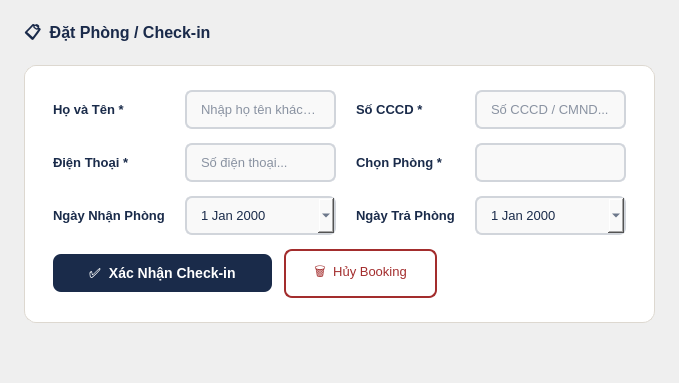
         <widget class="QWidget" name="pg_checkin">
          <layout class="QVBoxLayout" name="checkinPageLayout">
           <property name="spacing">
            <number>16</number>
           </property>
           <property name="leftMargin">
            <number>24</number>
           </property>
           <property name="topMargin">
            <number>20</number>
           </property>
           <property name="rightMargin">
            <number>24</number>
           </property>
           <property name="bottomMargin">
            <number>20</number>
           </property>
           <item>
            <widget class="QLabel" name="lbl_checkin_page_title">
             <property name="styleSheet">
              <string notr="true">color: #1A2A4A; font-size: 16px; font-weight: bold; border: none;</string>
             </property>
             <property name="text">
              <string>📋  Đặt Phòng / Check-in</string>
             </property>
            </widget>
           </item>
           <item>
            <widget class="QFrame" name="fra_checkin_form">
             <property name="styleSheet">
              <string notr="true">QFrame#fra_checkin_form {
    background-color: #FFFFFF;
    border: 1px solid #DDD8D0;
    border-radius: 12px;
}
QLabel {
    color: #1A2B4A;
    font-size: 13px;
    font-weight: bold;
    border: none;
    background: transparent;
}
QLineEdit, QComboBox, QDateEdit {
    background-color: #F9F9F9;
    border: 1.5px solid #D1D5DB;
    border-radius: 7px;
    padding: 9px 12px;
    font-size: 13px;
    color: #1A2B4A;
}
QLineEdit:focus, QDateEdit:focus {
    border: 1.5px solid #C9A84C;
    background-color: #FFFEF9;
}
QComboBox:focus { border: 1.5px solid #C9A84C; }
QComboBox::drop-down { border: none; width: 26px; }
QComboBox QAbstractItemView {
    background: #FFF; border: 1px solid #1A2B4A;
    selection-background-color: #EAF2FB; color: #1A2B4A;
}
              </string>
             </property>
             <property name="frameShape">
              <enum>QFrame::NoFrame</enum>
             </property>
             <layout class="QGridLayout" name="checkinGrid">
              <property name="leftMargin">
               <number>28</number>
              </property>
              <property name="topMargin">
               <number>24</number>
              </property>
              <property name="rightMargin">
               <number>28</number>
              </property>
              <property name="bottomMargin">
               <number>24</number>
              </property>
              <property name="horizontalSpacing">
               <number>20</number>
              </property>
              <property name="verticalSpacing">
               <number>14</number>
              </property>
              <item row="0" column="0">
               <widget class="QLabel" name="lbl_ci_name">
                <property name="text">
                 <string>Họ và Tên *</string>
                </property>
               </widget>
              </item>
              <item row="0" column="1">
               <widget class="QLineEdit" name="inp_ci_name">
                <property name="placeholderText">
                 <string>Nhập họ tên khách...</string>
                </property>
               </widget>
              </item>
              <item row="0" column="2">
               <widget class="QLabel" name="lbl_ci_idcard">
                <property name="text">
                 <string>Số CCCD *</string>
                </property>
               </widget>
              </item>
              <item row="0" column="3">
               <widget class="QLineEdit" name="inp_ci_idcard">
                <property name="placeholderText">
                 <string>Số CCCD / CMND...</string>
                </property>
               </widget>
              </item>
              <item row="1" column="0">
               <widget class="QLabel" name="lbl_ci_phone">
                <property name="text">
                 <string>Điện Thoại *</string>
                </property>
               </widget>
              </item>
              <item row="1" column="1">
               <widget class="QLineEdit" name="inp_ci_phone">
                <property name="placeholderText">
                 <string>Số điện thoại...</string>
                </property>
               </widget>
              </item>
              <item row="1" column="2">
               <widget class="QLabel" name="lbl_ci_room">
                <property name="text">
                 <string>Chọn Phòng *</string>
                </property>
               </widget>
              </item>
              <item row="1" column="3">
               <widget class="QComboBox" name="cmb_ci_room"/>
              </item>
              <item row="2" column="0">
               <widget class="QLabel" name="lbl_ci_checkin_date">
                <property name="text">
                 <string>Ngày Nhận Phòng</string>
                </property>
               </widget>
              </item>
              <item row="2" column="1">
               <widget class="QDateEdit" name="de_ci_checkin">
                <property name="calendarPopup">
                 <bool>true</bool>
                </property>
               </widget>
              </item>
              <item row="2" column="2">
               <widget class="QLabel" name="lbl_ci_checkout_date">
                <property name="text">
                 <string>Ngày Trả Phòng</string>
                </property>
               </widget>
              </item>
              <item row="2" column="3">
               <widget class="QDateEdit" name="de_ci_checkout">
                <property name="calendarPopup">
                 <bool>true</bool>
                </property>
               </widget>
              </item>
              <item row="3" column="0" colspan="4">
               <layout class="QHBoxLayout">
                <property name="spacing">
                 <number>12</number>
                </property>
                <item>
                 <widget class="QPushButton" name="btn_ci_confirm">
                  <property name="styleSheet">
                   <string notr="true">QPushButton {
    background-color: #1A2B4A;
    color: #FFFFFF;
    border: none;
    border-radius: 8px;
    padding: 11px 36px;
    font-size: 14px;
    font-weight: bold;
}
QPushButton:hover { background-color: #C9A84C; color: #1A2A4A; }
QPushButton:pressed { background-color: #0F1B30; }</string>
                  </property>
                  <property name="text">
                   <string>✅  Xác Nhận Check-in</string>
                  </property>
                 </widget>
                </item>
                <item>
                 <widget class="QPushButton" name="btn_ci_cancel">
                  <property name="styleSheet">
                   <string notr="true">QPushButton {
    background-color: transparent;
    color: #A32D2D;
    border: 1.5px solid #A32D2D;
    border-radius: 8px;
    padding: 11px 28px;
    font-size: 13px;
}
QPushButton:hover { background-color: #FDECEA; }</string>
                  </property>
                  <property name="text">
                   <string>🗑  Hủy Booking</string>
                  </property>
                 </widget>
                </item>
                <item>
                 <spacer>
                  <property name="orientation">
                   <enum>Qt::Horizontal</enum>
                  </property>
                  <property name="sizeHint" stdset="0">
                   <size>
                    <width>40</width>
                    <height>20</height>
                   </size>
                  </property>
                 </spacer>
                </item>
               </layout>
              </item>
             </layout>
            </widget>
           </item>
           <item>
            <spacer>
             <property name="orientation">
              <enum>Qt::Vertical</enum>
             </property>
             <property name="sizeHint" stdset="0">
              <size>
               <width>20</width>
               <height>40</height>
              </size>
             </property>
            </spacer>
           </item>
          </layout>
         </widget>
